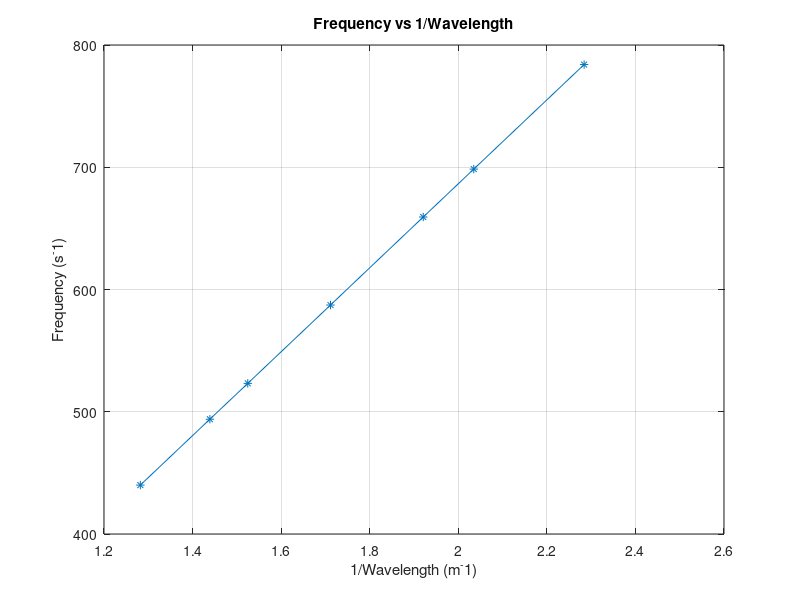

Reproduce this figure in MATLAB.
clc;
clear;


[A, B, C, D, E, F, G] = deal(0.7800, 0.6949, 0.6559, 0.5843, 0.5206, 0.4914, 0.4378);
pitches = [A, B, C, D, E, F, G];

%frequency against 1/lambda

frequency = [440.0, 493.9, 523.2, 587.3, 659.3, 698.5, 784.0];

wavelength = 1 ./ pitches;

plot(wavelength, frequency, '*-');

title('Frequency vs 1/Wavelength');
xlabel('1/Wavelength (m^-1)');
ylabel('Frequency (s^-1)');

grid on
